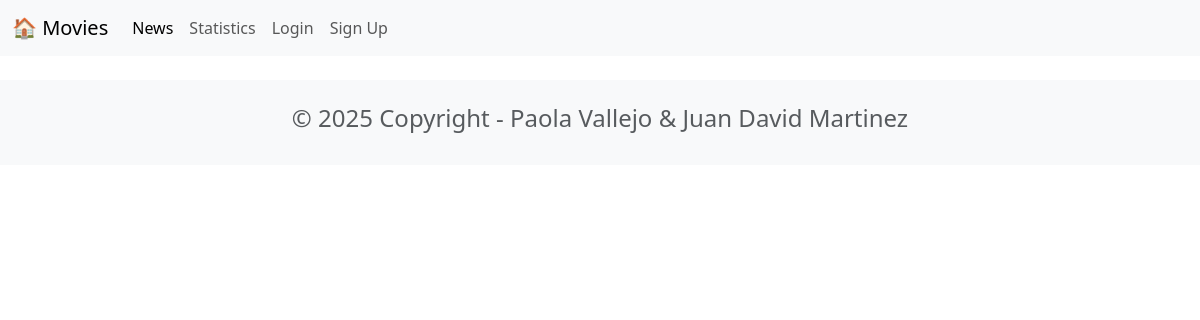
The page /news/ on the database as committed earlier.
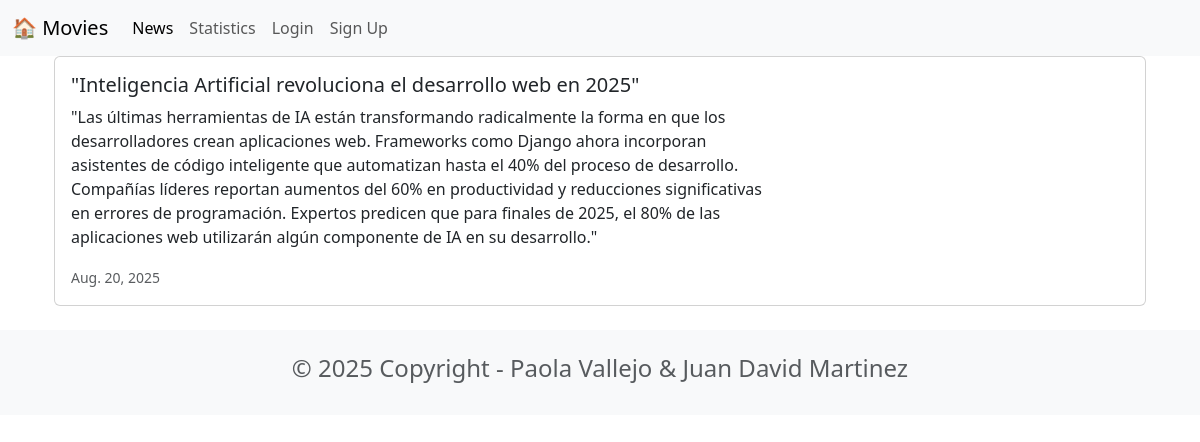
The same page on the database as committed later.
### news/models.py (models this page shows, shortened)
class News(models.Model):
    headline = models.CharField(max_length=200)
    body = models.TextField()
    date = models.DateField()

### news/views.py (the view)
# urls.py: path('', views.news_home, name='news'),
def news_home(request):
    newss = News.objects.all().order_by('-date')
    return render(request, 'news.html', {'newss': newss})

### news/templates/news.html
{% extends "base.html" %}
{% block content %}
<div class="container">
    {% for news in newss %}
    <div class="card mb-3">
        <div class="row g-0">
            <div class="col-md-8">
                <div class="card-body">
                    <h5 class="card-title">{{ news.headline }}</h5>
                    <p class="card-text">{{ news.body }}</p>
                    <p class="card-text"><small class="text-muted">{{ news.date }}</small></p>
                </div>
            </div>
        </div>
    </div>
    {% endfor %}
</div>
{% endblock content %}

### moviereviews/templates/base.html (shortened to what this page needs)
{% load static %}
<!DOCTYPE html>
<html lang="en">
<head>
    <link href="https://cdn.jsdelivr.net/npm/bootstrap@5.3.2/dist/css/bootstrap.min.css"
          rel="stylesheet"
>
</head>
<body>
<nav class="navbar navbar-expand-lg bg-body-tertiary">
  <div class="container-fluid">
    <a class="navbar-brand" href="{% url 'home' %}">
        🏠 Movies
    </a>
    <div class="collapse navbar-collapse" id="navbarSupportedContent">
      <ul class="navbar-nav me-auto mb-2 mb-lg-0">
        <li class="nav-item">
          <a class="nav-link active" aria-current="page" href="{% url 'news' %}">News</a>
        </li>
        <li class ="nav-item">
          <a class="nav-link" href="{% url 'statistics' %}">Statistics</a>
        </li>
        <li class="nav-item">
          <a class="nav-link" href="#">Login</a>
        </li>
        <li class="nav-item">
          <a class="nav-link" href="#">Sign Up</a>
        </li>
      </ul>
    </div>
  </div>
</nav>
<div class="container">
    {% block content %}
    {% endblock content %}
</div>
<footer class="text-center text-lg-start bg-light text-muted mt-4">
    <div class="container">
        <div class="row">
            <div class="text-center p-4">
                <h4>© 2025 Copyright - Paola Vallejo & Juan David Martinez</h4>
            </div>
        </div>
    </div>
</footer>
</body>
</html>

Rows that differ between the two databases and show on the page:
added News: headline "\"Inteligencia Artificial revoluciona el desarrollo web en 2025\"", body "\"Las últimas herramientas de IA están transformando radicalmente la forma en que los desarrolladores crean aplicaciones web. Frameworks como Django ahora incorporan asistentes de código inteligente que automatizan hasta el 40% del proceso de desarrollo. Compañías líderes reportan aumentos del 60% en productividad y reducciones significativas en errores de programación. Expertos predicen que para finales de 2025, el 80% de las aplicaciones web utilizarán algún componente de IA en su desarrollo.\"", date "Aug. 20, 2025"
